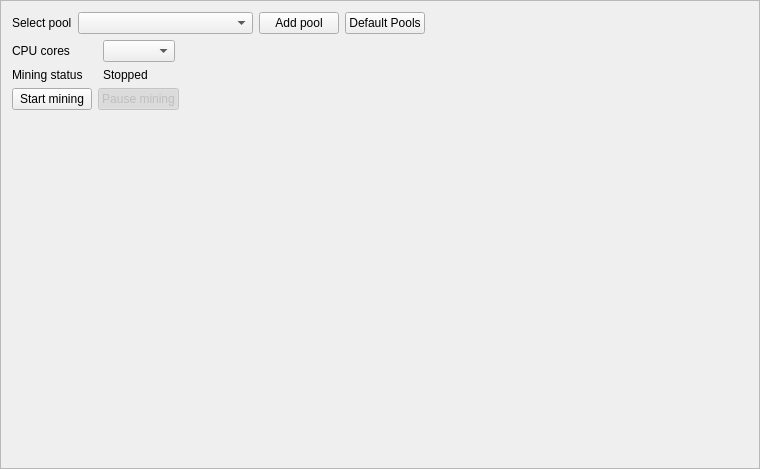
<?xml version="1.0" encoding="UTF-8"?>
<ui version="4.0">
 <class>MiningFrame</class>
 <widget class="QFrame" name="MiningFrame">
  <property name="geometry">
   <rect>
    <x>0</x>
    <y>0</y>
    <width>760</width>
    <height>469</height>
   </rect>
  </property>
  <property name="windowTitle">
   <string>Frame</string>
  </property>
  <property name="frameShape">
   <enum>QFrame::StyledPanel</enum>
  </property>
  <property name="frameShadow">
   <enum>QFrame::Raised</enum>
  </property>
  <layout class="QVBoxLayout" name="verticalLayout">
   <item>
    <layout class="QHBoxLayout" name="horizontalLayout1">
     <item>
      <widget class="QLabel" name="label">
       <property name="text">
        <string>Select pool</string>
       </property>
      </widget>
     </item>
     <item>
      <widget class="QComboBox" name="m_poolCombo">
       <property name="minimumSize">
        <size>
         <width>175</width>
         <height>0</height>
        </size>
       </property>
       <property name="editable">
        <bool>false</bool>
       </property>
      </widget>
     </item>
     <item>
      <widget class="QPushButton" name="m_addPoolButton">
       <property name="text">
        <string>Add pool</string>
       </property>
      </widget>
     </item>
     <item>
      <widget class="QPushButton" name="m_clearPoolsButton">
       <property name="text">
        <string>Default Pools</string>
       </property>
      </widget>
     </item>
     <item>
      <spacer name="horizontalSpacer">
       <property name="orientation">
        <enum>Qt::Horizontal</enum>
       </property>
       <property name="sizeHint" stdset="0">
        <size>
         <width>40</width>
         <height>20</height>
        </size>
       </property>
      </spacer>
     </item>
    </layout>
   </item>
   <item>
    <layout class="QGridLayout" name="gridLayout" columnstretch="0,1">
     <property name="horizontalSpacing">
      <number>20</number>
     </property>
     <item row="2" column="0">
      <widget class="QLabel" name="label_3">
       <property name="text">
        <string>Mining status</string>
       </property>
      </widget>
     </item>
     <item row="1" column="0">
      <widget class="QLabel" name="label_2">
       <property name="text">
        <string>CPU cores</string>
       </property>
      </widget>
     </item>
     <item row="1" column="1" alignment="Qt::AlignLeft">
      <widget class="QComboBox" name="m_cpuCombo"/>
     </item>
     <item row="2" column="1">
      <widget class="QLabel" name="m_stateLabel">
       <property name="text">
        <string>Stopped</string>
       </property>
      </widget>
     </item>
    </layout>
   </item>
   <item>
    <layout class="QHBoxLayout" name="horizontalLayout">
     <item>
      <widget class="QPushButton" name="m_startButton">
       <property name="text">
        <string>Start mining</string>
       </property>
       <property name="checkable">
        <bool>true</bool>
       </property>
       <attribute name="buttonGroup">
        <string notr="true">m_miningButtonGroup</string>
       </attribute>
      </widget>
     </item>
     <item>
      <widget class="QPushButton" name="m_stopButton">
       <property name="enabled">
        <bool>false</bool>
       </property>
       <property name="text">
        <string>Pause mining</string>
       </property>
       <property name="checkable">
        <bool>true</bool>
       </property>
       <property name="checked">
        <bool>true</bool>
       </property>
       <attribute name="buttonGroup">
        <string notr="true">m_miningButtonGroup</string>
       </attribute>
      </widget>
     </item>
     <item>
      <spacer name="horizontalSpacer">
       <property name="orientation">
        <enum>Qt::Horizontal</enum>
       </property>
       <property name="sizeHint" stdset="0">
        <size>
         <width>40</width>
         <height>20</height>
        </size>
       </property>
      </spacer>
     </item>
    </layout>
   </item>
   <item>
    <spacer name="verticalSpacer">
     <property name="orientation">
      <enum>Qt::Vertical</enum>
     </property>
     <property name="sizeHint" stdset="0">
      <size>
       <width>20</width>
       <height>40</height>
      </size>
     </property>
    </spacer>
   </item>
  </layout>
 </widget>
 <resources/>
 <connections>
  <connection>
   <sender>m_startButton</sender>
   <signal>toggled(bool)</signal>
   <receiver>m_startButton</receiver>
   <slot>setDisabled(bool)</slot>
   <hints>
    <hint type="sourcelabel">
     <x>71</x>
     <y>117</y>
    </hint>
    <hint type="destinationlabel">
     <x>71</x>
     <y>117</y>
    </hint>
   </hints>
  </connection>
  <connection>
   <sender>m_stopButton</sender>
   <signal>toggled(bool)</signal>
   <receiver>m_stopButton</receiver>
   <slot>setDisabled(bool)</slot>
   <hints>
    <hint type="sourcelabel">
     <x>194</x>
     <y>117</y>
    </hint>
    <hint type="destinationlabel">
     <x>194</x>
     <y>117</y>
    </hint>
   </hints>
  </connection>
  <connection>
   <sender>m_miningButtonGroup</sender>
   <signal>buttonClicked(QAbstractButton*)</signal>
   <receiver>MiningFrame</receiver>
   <slot>startStopClicked(QAbstractButton*)</slot>
   <hints>
    <hint type="sourcelabel">
     <x>-1</x>
     <y>-1</y>
    </hint>
    <hint type="destinationlabel">
     <x>379</x>
     <y>234</y>
    </hint>
   </hints>
  </connection>
  <connection>
   <sender>m_addPoolButton</sender>
   <signal>clicked()</signal>
   <receiver>MiningFrame</receiver>
   <slot>addPoolClicked()</slot>
   <hints>
    <hint type="sourcelabel">
     <x>380</x>
     <y>29</y>
    </hint>
    <hint type="destinationlabel">
     <x>379</x>
     <y>234</y>
    </hint>
   </hints>
  </connection>
  <connection>
   <sender>m_clearPoolsButton</sender>
   <signal>clicked()</signal>
   <receiver>MiningFrame</receiver>
   <slot>clearPoolsClicked()</slot>
   <hints>
    <hint type="sourcelabel">
     <x>600</x>
     <y>29</y>
    </hint>
    <hint type="destinationlabel">
     <x>600</x>
     <y>234</y>
    </hint>
   </hints>
  </connection>
 </connections>
 <slots>
  <slot>startStopClicked(QAbstractButton*)</slot>
  <slot>addPoolClicked()</slot>
  <slot>clearPoolsClicked()</slot>
 </slots>
 <buttongroups>
  <buttongroup name="m_miningButtonGroup"/>
 </buttongroups>
</ui>
